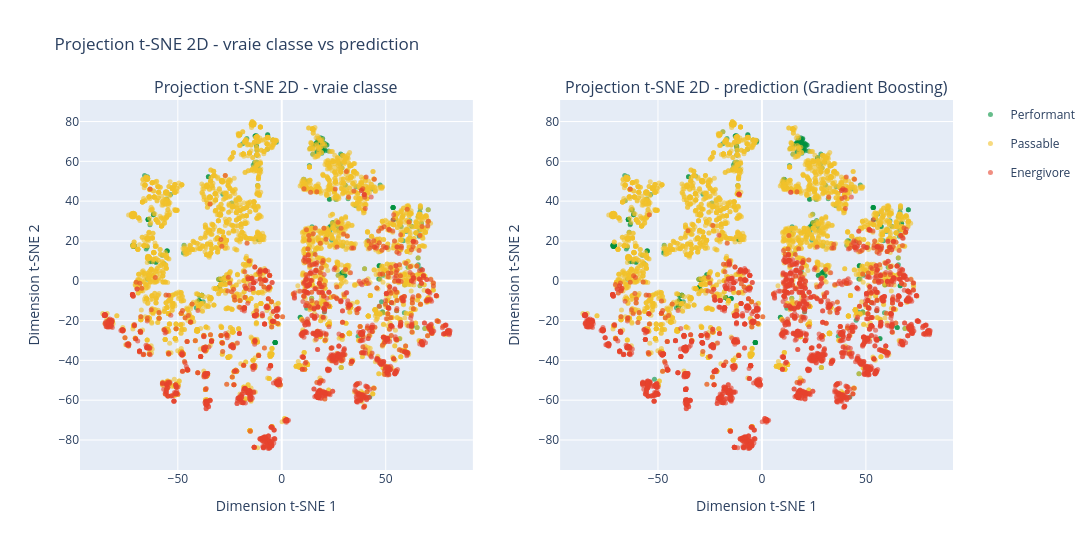

The notebook cell this image was saved under:
### Markdown cell above
### 7.1 Vraie classe vs prediction

### Code cell
'''
Affiche, en Plotly, la projection t-SNE 2D coloree par la vraie classe DPE et par la prediction
du Gradient Boosting, sur deux panneaux cote a cote. Zoomable et survolable a la souris.
'''
from plotly.subplots import make_subplots

fig = make_subplots(
    rows=1, cols=2,
    subplot_titles=("Projection t-SNE 2D - vraie classe", "Projection t-SNE 2D - prediction (Gradient Boosting)"),
)

for grp in GROUPS:
    mask = y_train_sample.values == grp
    fig.add_trace(
        go.Scatter(x=X_tsne[mask, 0], y=X_tsne[mask, 1], mode="markers",
                    marker=dict(size=5, color=GROUP_COLORS[grp], opacity=0.6),
                    name=grp, legendgroup=grp, showlegend=True),
        row=1, col=1,
    )

for grp in GROUPS:
    mask = y_pred_sample == grp
    fig.add_trace(
        go.Scatter(x=X_tsne[mask, 0], y=X_tsne[mask, 1], mode="markers",
                    marker=dict(size=5, color=GROUP_COLORS[grp], opacity=0.6),
                    name=grp, legendgroup=grp, showlegend=False),
        row=1, col=2,
    )

fig.update_layout(width=1200, height=550, title_text="Projection t-SNE 2D - vraie classe vs prediction")
fig.update_xaxes(title_text="Dimension t-SNE 1")
fig.update_yaxes(title_text="Dimension t-SNE 2")
fig.show()

### Figure 1 — Plotly figure (JSON) as saved in the notebook; plotly's stock layout.template omitted (floating-point values rounded to 4 significant figures; data arrays with more than 128 entries replaced by an {"elided": "..."} marker saying what was removed)
{"data": [{"legendgroup": "Performant", "marker": {"color": "#00923F", "opacity": 0.6, "size": 5}, "mode": "markers", "name": "Performant", "showlegend": true, "type": "scatter", "x": {"elided": "249 float values"}, "xaxis": "x", "y": {"elided": "249 float values"}, "yaxis": "y"}, {"legendgroup": "Passable", "marker": {"color": "#F2C12B", "opacity": 0.6, "size": 5}, "mode": "markers", "name": "Passable", "showlegend": true, "type": "scatter", "x": {"elided": "4288 float values"}, "xaxis": "x", "y": {"elided": "4288 float values"}, "yaxis": "y"}, {"legendgroup": "Energivore", "marker": {"color": "#E6442E", "opacity": 0.6, "size": 5}, "mode": "markers", "name": "Energivore", "showlegend": true, "type": "scatter", "x": {"elided": "1463 float values"}, "xaxis": "x", "y": {"elided": "1463 float values"}, "yaxis": "y"}, {"legendgroup": "Performant", "marker": {"color": "#00923F", "opacity": 0.6, "size": 5}, "mode": "markers", "name": "Performant", "showlegend": false, "type": "scatter", "x": {"elided": "321 float values"}, "xaxis": "x2", "y": {"elided": "321 float values"}, "yaxis": "y2"}, {"legendgroup": "Passable", "marker": {"color": "#F2C12B", "opacity": 0.6, "size": 5}, "mode": "markers", "name": "Passable", "showlegend": false, "type": "scatter", "x": {"elided": "3320 float values"}, "xaxis": "x2", "y": {"elided": "3320 float values"}, "yaxis": "y2"}, {"legendgroup": "Energivore", "marker": {"color": "#E6442E", "opacity": 0.6, "size": 5}, "mode": "markers", "name": "Energivore", "showlegend": false, "type": "scatter", "x": {"elided": "2359 float values"}, "xaxis": "x2", "y": {"elided": "2359 float values"}, "yaxis": "y2"}], "layout": {"annotations": [{"font": {"size": 16}, "showarrow": false, "text": "Projection t-SNE 2D - vraie classe", "x": 0.225, "xanchor": "center", "xref": "paper", "y": 1, "yanchor": "bottom", "yref": "paper"}, {"font": {"size": 16}, "showarrow": false, "text": "Projection t-SNE 2D - prediction (Gradient Boosting)", "x": 0.775, "xanchor": "center", "xref": "paper", "y": 1, "yanchor": "bottom", "yref": "paper"}], "height": 550, "title": {"text": "Projection t-SNE 2D - vraie classe vs prediction"}, "width": 1200, "xaxis": {"anchor": "y", "domain": [0, 0.45], "title": {"text": "Dimension t-SNE 1"}}, "xaxis2": {"anchor": "y2", "domain": [0.55, 1], "title": {"text": "Dimension t-SNE 1"}}, "yaxis": {"anchor": "x", "domain": [0, 1], "title": {"text": "Dimension t-SNE 2"}}, "yaxis2": {"anchor": "x2", "domain": [0, 1], "title": {"text": "Dimension t-SNE 2"}}}}
